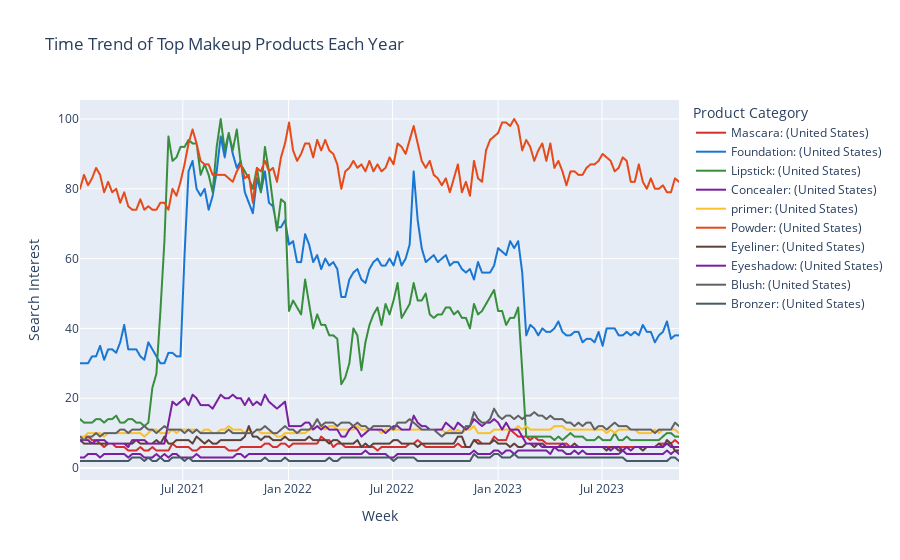

Here is the notebook cell this chart was saved with:
### Code cell
fig_product

### Figure 1 — Plotly figure (JSON) as saved in the notebook; plotly's stock layout.template omitted (floating-point values rounded to 4 significant figures; data arrays with more than 128 entries replaced by an {"elided": "..."} marker saying what was removed)
{"data": [{"hovertemplate": "Product Category=Mascara: (United States)<br>Week=%{x}<br>Search Interest=%{y}<extra></extra>", "legendgroup": "Mascara: (United States)", "line": {"color": "#D32F2F", "dash": "solid"}, "marker": {"symbol": "circle"}, "mode": "lines", "name": "Mascara: (United States)", "showlegend": true, "type": "scattergl", "x": {"elided": "150 str values"}, "xaxis": "x", "y": {"elided": "150 int values"}, "yaxis": "y"}, {"hovertemplate": "Product Category=Foundation: (United States)<br>Week=%{x}<br>Search Interest=%{y}<extra></extra>", "legendgroup": "Foundation: (United States)", "line": {"color": "#1976D2", "dash": "solid"}, "marker": {"symbol": "circle"}, "mode": "lines", "name": "Foundation: (United States)", "showlegend": true, "type": "scattergl", "x": {"elided": "150 str values"}, "xaxis": "x", "y": {"elided": "150 int values"}, "yaxis": "y"}, {"hovertemplate": "Product Category=Lipstick: (United States)<br>Week=%{x}<br>Search Interest=%{y}<extra></extra>", "legendgroup": "Lipstick: (United States)", "line": {"color": "#388E3C", "dash": "solid"}, "marker": {"symbol": "circle"}, "mode": "lines", "name": "Lipstick: (United States)", "showlegend": true, "type": "scattergl", "x": {"elided": "150 str values"}, "xaxis": "x", "y": {"elided": "150 int values"}, "yaxis": "y"}, {"hovertemplate": "Product Category=Concealer: (United States)<br>Week=%{x}<br>Search Interest=%{y}<extra></extra>", "legendgroup": "Concealer: (United States)", "line": {"color": "#7B1FA2", "dash": "solid"}, "marker": {"symbol": "circle"}, "mode": "lines", "name": "Concealer: (United States)", "showlegend": true, "type": "scattergl", "x": {"elided": "150 str values"}, "xaxis": "x", "y": {"elided": "150 int values"}, "yaxis": "y"}, {"hovertemplate": "Product Category=primer: (United States)<br>Week=%{x}<br>Search Interest=%{y}<extra></extra>", "legendgroup": "primer: (United States)", "line": {"color": "#FBC02D", "dash": "solid"}, "marker": {"symbol": "circle"}, "mode": "lines", "name": "primer: (United States)", "showlegend": true, "type": "scattergl", "x": {"elided": "150 str values"}, "xaxis": "x", "y": {"elided": "150 int values"}, "yaxis": "y"}, {"hovertemplate": "Product Category=Powder: (United States)<br>Week=%{x}<br>Search Interest=%{y}<extra></extra>", "legendgroup": "Powder: (United States)", "line": {"color": "#E64A19", "dash": "solid"}, "marker": {"symbol": "circle"}, "mode": "lines", "name": "Powder: (United States)", "showlegend": true, "type": "scattergl", "x": {"elided": "150 str values"}, "xaxis": "x", "y": {"elided": "150 int values"}, "yaxis": "y"}, {"hovertemplate": "Product Category=Eyeliner: (United States)<br>Week=%{x}<br>Search Interest=%{y}<extra></extra>", "legendgroup": "Eyeliner: (United States)", "line": {"color": "#5D4037", "dash": "solid"}, "marker": {"symbol": "circle"}, "mode": "lines", "name": "Eyeliner: (United States)", "showlegend": true, "type": "scattergl", "x": {"elided": "150 str values"}, "xaxis": "x", "y": {"elided": "150 int values"}, "yaxis": "y"}, {"hovertemplate": "Product Category=Eyeshadow: (United States)<br>Week=%{x}<br>Search Interest=%{y}<extra></extra>", "legendgroup": "Eyeshadow: (United States)", "line": {"color": "#7B1FA2", "dash": "solid"}, "marker": {"symbol": "circle"}, "mode": "lines", "name": "Eyeshadow: (United States)", "showlegend": true, "type": "scattergl", "x": {"elided": "150 str values"}, "xaxis": "x", "y": {"elided": "150 int values"}, "yaxis": "y"}, {"hovertemplate": "Product Category=Blush: (United States)<br>Week=%{x}<br>Search Interest=%{y}<extra></extra>", "legendgroup": "Blush: (United States)", "line": {"color": "#616161", "dash": "solid"}, "marker": {"symbol": "circle"}, "mode": "lines", "name": "Blush: (United States)", "showlegend": true, "type": "scattergl", "x": {"elided": "150 str values"}, "xaxis": "x", "y": {"elided": "150 int values"}, "yaxis": "y"}, {"hovertemplate": "Product Category=Bronzer: (United States)<br>Week=%{x}<br>Search Interest=%{y}<extra></extra>", "legendgroup": "Bronzer: (United States)", "line": {"color": "#455A64", "dash": "solid"}, "marker": {"symbol": "circle"}, "mode": "lines", "name": "Bronzer: (United States)", "showlegend": true, "type": "scattergl", "x": {"elided": "150 str values"}, "xaxis": "x", "y": {"elided": "150 int values"}, "yaxis": "y"}], "layout": {"legend": {"title": {"text": "Product Category"}, "tracegroupgap": 0}, "title": {"text": "Time Trend of Top Makeup Products Each Year"}, "xaxis": {"anchor": "y", "domain": [0, 1], "title": {"text": "Week"}}, "yaxis": {"anchor": "x", "domain": [0, 1], "title": {"text": "Search Interest"}}}}
